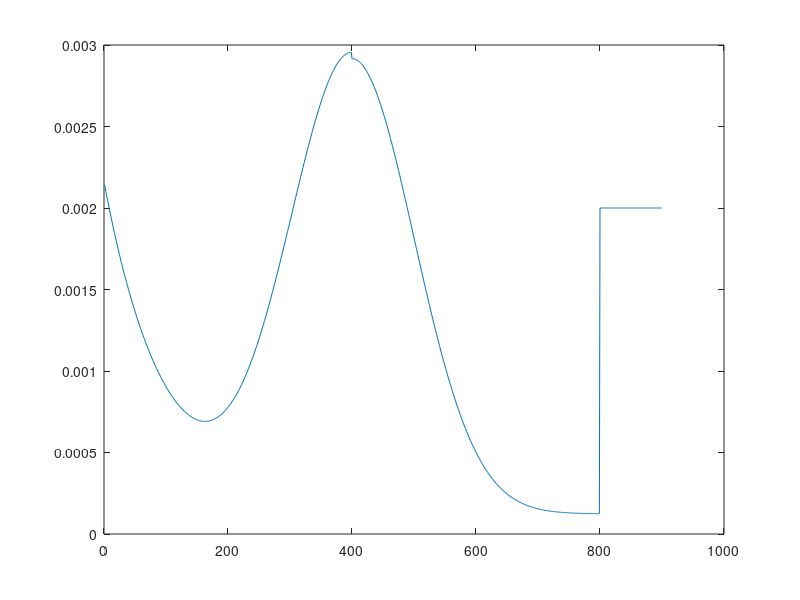

Source code (MATLAB):
z_max = 800;
z_prior = 400;
sig = 100;
lam_short = .01;
%x = 1:1:100
normal = [];
random = [];
short = [];
for i = 1:900
    if i < z_max
        norm_exp = -0.5 .* (i - z_prior)^2/sig^2;
        normal(i) = (1./sqrt(2.*pi.*sig^2)).*exp(norm_exp);
        random(i) = 1/z_max;
    else
        normal(i) = 0;
        random(i) = 0;
    end
    if i < z_prior
        %short(i) = 1 - exp(-lam_short*150);
        short(i) = (1/(1-exp(-lam_short*z_prior))) * lam_short* exp(-lam_short*i);
    else
        short(i) = 0;
    end
    if i >= z_max
        to_far(i) = 1;
    else
        to_far(i) = 0;
    end
end
% short
dist = normal*0.7 + random*0.0988 + to_far * 0.002 + short*0.2;
% dist = short;
plot(1:900,dist);
